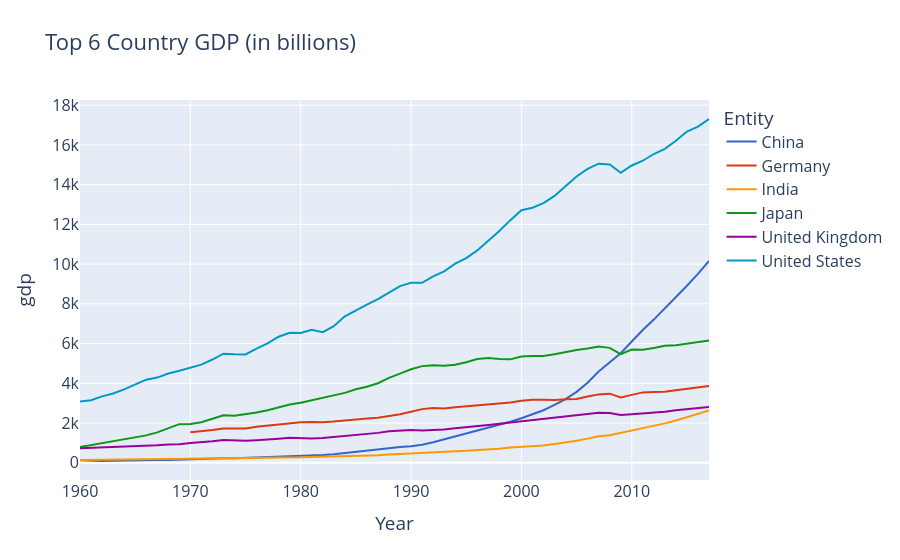

Here is the notebook cell this chart was saved with:
### Code cell
list_of_countries = ["China", "United States", "India",
                     "Japan", "Germany", "United Kingdom"]
top6_over_time = df[df["Entity"].isin(list_of_countries)]
fig = px.line(top6_over_time, x = "Year", y = "gdp", color = "Entity",
            title = "Top 6 Country GDP (in billions)",
            color_discrete_sequence=px.colors.qualitative.G10)
fig.update_layout(font_size = 16)

fig.show()
